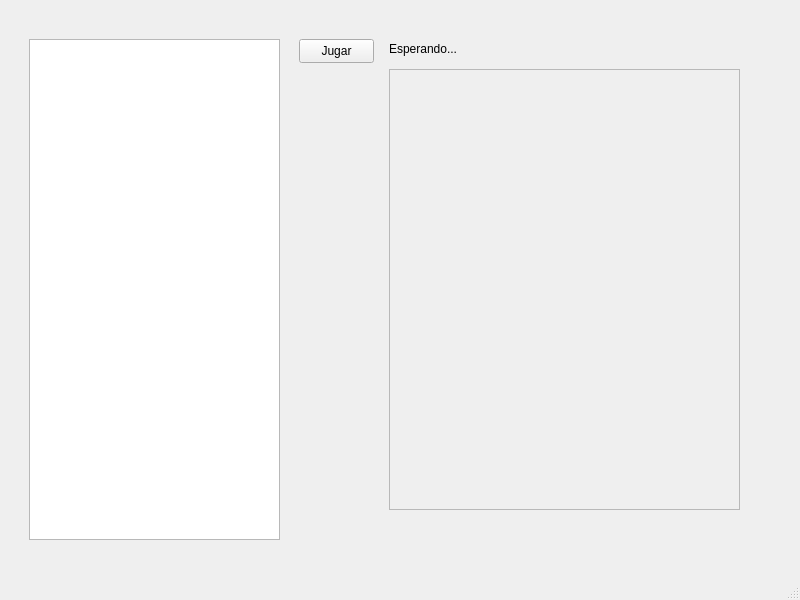
<?xml version="1.0" encoding="UTF-8"?>
<ui version="4.0">
 <class>MainWindow</class>
 <widget class="QMainWindow" name="MainWindow">
  <property name="geometry">
   <rect>
    <x>0</x>
    <y>0</y>
    <width>800</width>
    <height>600</height>
   </rect>
  </property>
  <property name="windowTitle">
   <string>MainWindow</string>
  </property>
  <widget class="QWidget" name="centralwidget">
   <layout class="QVBoxLayout" name="verticalLayout">
    <item>
     <widget class="QStackedWidget" name="stackedWidget">
      <property name="currentIndex">
       <number>2</number>
      </property>
      <widget class="QWidget" name="Conexion">
       <widget class="QLineEdit" name="ipInput">
        <property name="geometry">
         <rect>
          <x>100</x>
          <y>90</y>
          <width>171</width>
          <height>22</height>
         </rect>
        </property>
        <property name="text">
         <string>127.0.0.1</string>
        </property>
       </widget>
       <widget class="QLineEdit" name="nameInput">
        <property name="geometry">
         <rect>
          <x>100</x>
          <y>160</y>
          <width>661</width>
          <height>22</height>
         </rect>
        </property>
        <property name="text">
         <string>nombre</string>
        </property>
       </widget>
       <widget class="QPushButton" name="hostButton">
        <property name="geometry">
         <rect>
          <x>70</x>
          <y>240</y>
          <width>81</width>
          <height>24</height>
         </rect>
        </property>
        <property name="text">
         <string>Crear Partida</string>
        </property>
       </widget>
       <widget class="QPushButton" name="joinButton">
        <property name="geometry">
         <rect>
          <x>180</x>
          <y>240</y>
          <width>91</width>
          <height>24</height>
         </rect>
        </property>
        <property name="text">
         <string>Unirse a Partida</string>
        </property>
       </widget>
       <widget class="QLabel" name="label_2">
        <property name="geometry">
         <rect>
          <x>100</x>
          <y>70</y>
          <width>49</width>
          <height>16</height>
         </rect>
        </property>
        <property name="text">
         <string>ip</string>
        </property>
       </widget>
       <widget class="QLabel" name="label_3">
        <property name="geometry">
         <rect>
          <x>100</x>
          <y>140</y>
          <width>61</width>
          <height>16</height>
         </rect>
        </property>
        <property name="text">
         <string>tu nombre</string>
        </property>
       </widget>
      </widget>
      <widget class="QWidget" name="page">
       <widget class="QLineEdit" name="teamNameInput">
        <property name="geometry">
         <rect>
          <x>20</x>
          <y>40</y>
          <width>751</width>
          <height>22</height>
         </rect>
        </property>
        <property name="text">
         <string/>
        </property>
       </widget>
       <widget class="QPushButton" name="addPlayerButton">
        <property name="geometry">
         <rect>
          <x>20</x>
          <y>80</y>
          <width>241</width>
          <height>24</height>
         </rect>
        </property>
        <property name="text">
         <string>Unirse a equipo</string>
        </property>
       </widget>
       <widget class="QTextEdit" name="lobbyDisplay">
        <property name="geometry">
         <rect>
          <x>10</x>
          <y>120</y>
          <width>381</width>
          <height>371</height>
         </rect>
        </property>
        <property name="readOnly">
         <bool>true</bool>
        </property>
       </widget>
       <widget class="QPushButton" name="startGameButton">
        <property name="geometry">
         <rect>
          <x>140</x>
          <y>500</y>
          <width>101</width>
          <height>24</height>
         </rect>
        </property>
        <property name="text">
         <string>Empezar Juego</string>
        </property>
       </widget>
       <widget class="QLabel" name="label">
        <property name="geometry">
         <rect>
          <x>20</x>
          <y>10</y>
          <width>181</width>
          <height>16</height>
         </rect>
        </property>
        <property name="text">
         <string>Ingresa nombre de tu equipo</string>
        </property>
       </widget>
      </widget>
      <widget class="QWidget" name="page_2">
       <widget class="QTextEdit" name="logDisplay">
        <property name="geometry">
         <rect>
          <x>20</x>
          <y>30</y>
          <width>251</width>
          <height>501</height>
         </rect>
        </property>
       </widget>
       <widget class="QPushButton" name="nextTurnButton">
        <property name="geometry">
         <rect>
          <x>290</x>
          <y>30</y>
          <width>75</width>
          <height>24</height>
         </rect>
        </property>
        <property name="text">
         <string>Jugar</string>
        </property>
       </widget>
       <widget class="QScrollArea" name="scrollArea">
        <property name="geometry">
         <rect>
          <x>380</x>
          <y>60</y>
          <width>351</width>
          <height>441</height>
         </rect>
        </property>
        <property name="widgetResizable">
         <bool>true</bool>
        </property>
        <widget class="QWidget" name="gameAreaWidget">
         <property name="geometry">
          <rect>
           <x>0</x>
           <y>0</y>
           <width>349</width>
           <height>439</height>
          </rect>
         </property>
         <widget class="QWidget" name="verticalLayoutWidget">
          <property name="geometry">
           <rect>
            <x>10</x>
            <y>10</y>
            <width>331</width>
            <height>421</height>
           </rect>
          </property>
          <layout class="QVBoxLayout" name="gameLayout"/>
         </widget>
        </widget>
       </widget>
       <widget class="QLabel" name="turnStatusLabel">
        <property name="geometry">
         <rect>
          <x>380</x>
          <y>30</y>
          <width>181</width>
          <height>20</height>
         </rect>
        </property>
        <property name="text">
         <string>Esperando...</string>
        </property>
       </widget>
      </widget>
      <widget class="QWidget" name="page_3">
       <widget class="QLabel" name="winnerLabel">
        <property name="geometry">
         <rect>
          <x>180</x>
          <y>160</y>
          <width>411</width>
          <height>191</height>
         </rect>
        </property>
        <property name="font">
         <font>
          <pointsize>26</pointsize>
          <italic>true</italic>
          <bold>true</bold>
         </font>
        </property>
        <property name="text">
         <string>¡¡Equipo X ha ganado!!</string>
        </property>
        <property name="textFormat">
         <enum>Qt::TextFormat::AutoText</enum>
        </property>
       </widget>
       <widget class="QPushButton" name="lobbyButton">
        <property name="geometry">
         <rect>
          <x>120</x>
          <y>500</y>
          <width>111</width>
          <height>31</height>
         </rect>
        </property>
        <property name="text">
         <string>Volver al Lobby</string>
        </property>
       </widget>
      </widget>
     </widget>
    </item>
   </layout>
  </widget>
  <widget class="QMenuBar" name="menubar">
   <property name="geometry">
    <rect>
     <x>0</x>
     <y>0</y>
     <width>800</width>
     <height>22</height>
    </rect>
   </property>
  </widget>
  <widget class="QStatusBar" name="statusbar"/>
 </widget>
 <resources/>
 <connections/>
</ui>
